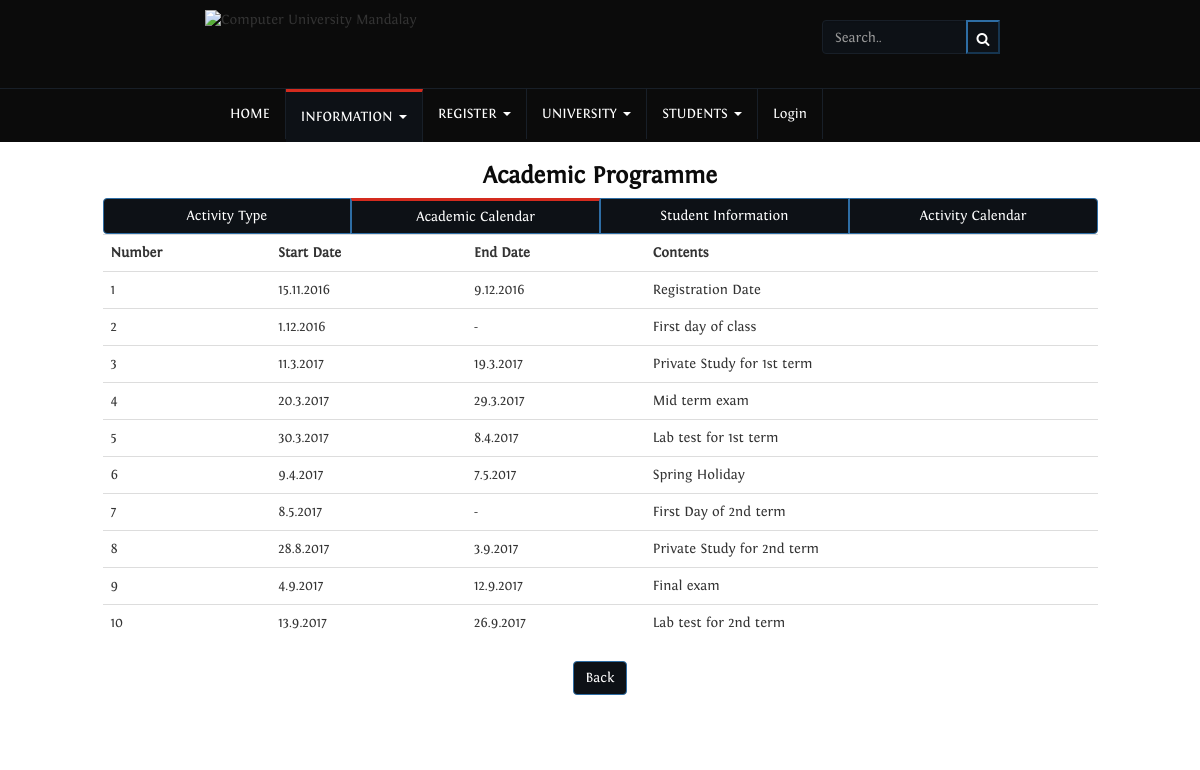
The page /cumdy3/user_activity_calendar.php on the database its author committed.
### tables this page shows
CREATE TABLE `activity_calendar` (
  `Number` int(3) NOT NULL,
  `Start_Date` varchar(10) NOT NULL,
  `End_Date` varchar(10) NOT NULL,
  `Contents` text NOT NULL,
  PRIMARY KEY (`Number`)
);

### cumdy3/library/database/config.php (called while the page is built)
<?php
$config=array(
	"dbname"=>"database_integration_version_1.5",
	"username"=>"root",
	"password"=>"",
	"host"=>"localhost",
);
?>

### cumdy3/library/database/database.php (called while the page is built, shortened)
<?php
class Database{
	private $con;
	function __construct($config){
		try{
			$this->con=new PDO("mysql:host=".$config['host'].";dbname=".$config['dbname'],$config['username'],$config['password']);
			$this->con->setAttribute(PDO::ATTR_ERRMODE,PDO::ERRMODE_EXCEPTION);
		}catch(Expection $e){
			echo "Cannot connect to the database $e <BR>";
		}
	}
	function query($str){
		try {
		$str=trim($str);
		$stat=$this->con->query("$str");
		$key=trim(explode(' ', $str)[0]);
		$key=strtolower($key);
		if ($key=="select") {
			return $stat->fetchAll(PDO::FETCH_ASSOC);
		}
	} catch (Exception $e) {
		echo "Error in Database QUERY : $e <BR> $str";
		}
	}
}
?>

### cumdy3/user_activity_calendar.php (the view, shortened to what this page needs)
<?php
require 'session_public.php';
$calendarTable=" ";
  $data= $db->query ( " select * from activity_calendar");
  foreach ($data as $key => $value) {
  	$number= $value["Number"];
  	$start_date=$value["Start_Date"];
  	$end_date=$value["End_Date"];
  	$contents=$value["Contents"];
 	$calendarTable.="<tr> <td> $number </td> <td> $start_date  </td>
 	 <td> $end_date </td> <td> $contents </td> ";
  }
require "view/user_activity_calendar.view.php";
?>

### cumdy3/css/header.css (style rules this page uses)
* { padding: 0; margin: 0; }
body { font-family: "Fontin"; position: relative; height: 1000px; }

### rows shown on the page
activity_calendar: Number "1", Start_Date "15.11.2016", End_Date "9.12.2016", Contents "Registration Date"
activity_calendar: Number "2", Start_Date "1.12.2016", End_Date "-", Contents "First day of class"
activity_calendar: Number "3", Start_Date "11.3.2017", End_Date "19.3.2017", Contents "Private Study for 1st term"
activity_calendar: Number "4", Start_Date "20.3.2017", End_Date "29.3.2017", Contents "Mid term exam"
activity_calendar: Number "5", Start_Date "30.3.2017", End_Date "8.4.2017", Contents "Lab test for 1st term"
activity_calendar: Number "6", Start_Date "9.4.2017", End_Date "7.5.2017", Contents "Spring Holiday"
activity_calendar: Number "7", Start_Date "8.5.2017", End_Date "-", Contents "First Day of 2nd term"
activity_calendar: Number "8", Start_Date "28.8.2017", End_Date "3.9.2017", Contents "Private Study for 2nd term"
activity_calendar: Number "9", Start_Date "4.9.2017", End_Date "12.9.2017", Contents "Final exam"
activity_calendar: Number "10", Start_Date "13.9.2017", End_Date "26.9.2017", Contents "Lab test for 2nd term"

### other values the page prints
$now_nav_session "HOME"
